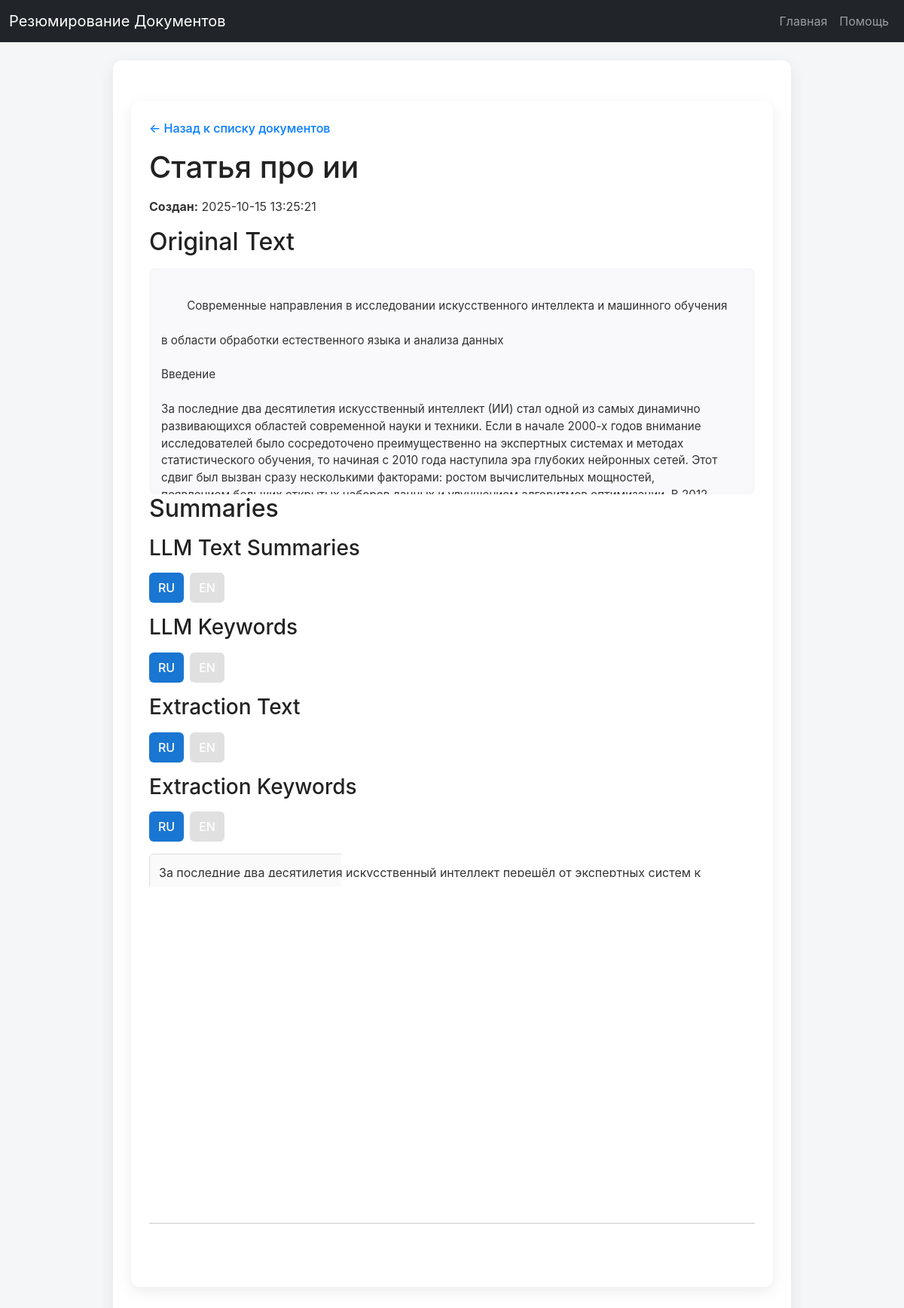
The page /documents/1 on the database its author committed.
### models.py (models this page shows)
class TextDocument(Base):
    __tablename__ = "text_documents"
    id = Column(Integer, primary_key=True, autoincrement=True)
    file_name = Column(String, nullable=False)
    name = Column(String, nullable=False, unique=True)
    original_text = Column(String, nullable=False)
    summary_json = Column(JSON, nullable=False)
    created_at = Column(DateTime(timezone=True), server_default=func.now())

### web_routes.py (the view)
@router.get("/documents/{doc_id}", response_class=HTMLResponse)
async def view_document(doc_id: int, request: Request, service: DocumentService = Depends(get_document_service)):
    try:
        doc = await service.get_document(doc_id)
        return request.app.templates.TemplateResponse(
            "document.html",
            {"request": request, "doc": doc}
        )
    except ValueError as e:
        return request.app.templates.TemplateResponse(
            "error.html",
            {"request": request, "message": str(e)},
            status_code=404
        )

### templates/document.html (shortened to what this page needs)
{% extends "base.html" %}
{% block content %}
<div class="container">
     <p><a href="/" class="back-link">&larr; Назад к списку документов</a></p>
    <h1>{{ doc.name or doc.file_name }}</h1>
    <p><strong>Создан:</strong> {{ doc.created_at }}</p>
    <h2>Original Text</h2>
    <div class="original">
        {{ doc.original_text }}
    </div>
    <h2>Summaries</h2>
   <div class="tab-buttons-group">
  <h3>LLM Text Summaries</h3>
  <div class="tab-buttons">
      <button onclick="showTab('llm_text_ru', this)" class="active">RU</button>
      <button onclick="showTab('llm_text_en', this)">EN</button>
  </div>
</div>
<div class="tab-buttons-group">
  <h3>LLM Keywords</h3>
  <div class="tab-buttons">
      <button onclick="showTab('llm_keyword_ru', this)" class="active">RU</button>
      <button onclick="showTab('llm_keyword_en', this)">EN</button>
  </div>
</div>
<div class="tab-buttons-group">
  <h3>Extraction Text</h3>
  <div class="tab-buttons">
      <button onclick="showTab('extr_text_ru', this)" class="active">RU</button>
      <button onclick="showTab('extr_text_en', this)">EN</button>
  </div>
</div>
<div class="tab-buttons-group">
  <h3>Extraction Keywords</h3>
  <div class="tab-buttons">
      <button onclick="showTab('extr_keyword_ru', this)" class="active">RU</button>
      <button onclick="showTab('extr_keyword_en', this)">EN</button>
  </div>
</div>
    <div id="llm_text_ru" class="tab-content active">
        <p>{{ doc.summary.llm_text_summary.ru }}</p>
    </div>
    <hr>
   <div class="action-buttons">
    <a href="/documents/{{ doc.id }}/report/download" class="btn download-btn">📄 Скачать PDF</a>
    <a href="/documents/{{ doc.id }}/report/print" target="_blank" class="btn print-btn">🖨️ Печать PDF</a>
</div>
</div>
{% endblock %}

### static/styles.css (style rules this page uses)
body { font-family: 'Inter', sans-serif; background: #f4f6f8; color: #333; margin: 0; padding: 0; }
.container { max-width: 900px; margin: 30px auto; background: #fff; padding: 24px; border-radius: 12px; box-shadow: 0 6px 20px rgba(0,0,0,0.08); }
.back-link { text-decoration: none; color: #007bff; font-weight: 500; }
h1, h2, h3, h4 { color: #222; margin-bottom: 16px; }
.original { white-space: pre-wrap; background: #f9f9fb; padding: 16px; border-radius: 8px; max-height: 300px; overflow-y: auto; box-shadow: inset 0 0 6px rgba(0,0,0,0.03); font-size: 0.95rem; }
.tab-buttons { display: flex; flex-wrap: wrap; margin-bottom: 16px; gap: 8px; }
.tab-buttons button { padding: 8px 12px; border: none; background: #e0e0e0; cursor: pointer; border-radius: 6px; transition: background 0.2s, transform 0.2s; }
.tab-buttons button.active { background: #1976d2; color: white; font-weight: 500; }
.tab-content { display: none; padding: 12px; border: 1px solid #ddd; border-radius: 6px; margin-bottom: 16px; background: #fafafa; }
.tab-content.active { display: block; }
button, .btn { font-weight: 500; padding: 8px 16px; border-radius: 8px; border: none; cursor: pointer; transition: all 0.2s; text-decoration: none; display: inline-block; text-align: center; }
button { background: linear-gradient(135deg, #4f9cff, #0066ff); color: white; }
.action-buttons { display: flex; gap: 12px; margin-top: 20px; }
.action-buttons .btn { background: linear-gradient(135deg, #4f9cff, #0066ff); color: white; transition: all 0.2s; }

### rows shown on the page
TextDocument: name "Статья про ии", created_at "2025-10-15 13:25:21", original_text "Современные направления в исследовании искусственного интеллекта и машинного обучения в области обработки естественного языка и анализа данных Введение За последние два десятилетия искусственный интеллект (ИИ) стал одной из самых динамично развивающихся областей современной науки и техники. Если в начале 2000-х годов внимание исследователей было сосредоточено преимущественно на экспертных системах и методах статистического обучения, то начиная с 2010 года наступила эра глубоких нейронных сетей. Этот сдвиг был вызван сразу несколькими факторами: ростом вычислительных мощностей,…"
